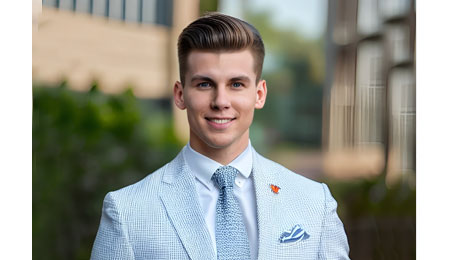
#> input picture person.jpg, 450 x 260 px
$ python detection.py
#> lines starting #> are read from the running program, lines starting #| are printed output that depends on the picture; after the words box and inside, x2 and y2 are one past the last pixel; in counts of white or black regions, pixels touching at a corner belong together
import cv2

face_cascade = cv2.CascadeClassifier(cv2.data.haarcascades + 'haarcascade_frontalface_default.xml') # pylint: disable=no-member
eye_cascade = cv2.CascadeClassifier(cv2.data.haarcascades + 'haarcascade_eye.xml') # pylint: disable=no-member

img = cv2.imread('person.jpg') # pylint: disable=no-member
#> img is the input picture: shape (260, 450, 3); mean B, G, R 140.1, 149.6, 148.4
gray = cv2.cvtColor(img, cv2.COLOR_BGR2GRAY) # pylint: disable=no-member
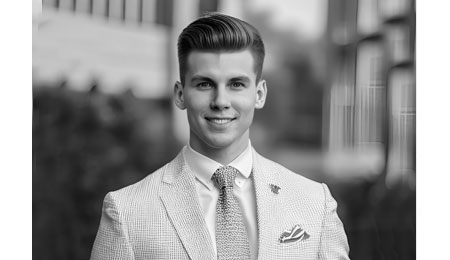
#> gray: shape (260, 450); min 0, max 255, mean 148.2

faces = face_cascade.detectMultiScale(gray, 1.3, 5)
#> faces = [[177, 49, 90, 90]]

for (x, y, w, h) in faces:
    # cv2.rectangle(img, (x, y), (x+w, y+h), (255, 0, 0), 2) # pylint: disable=no-member
    roi_gray = gray[y:y+h, x:x+w]
    roi_color = img[y:y+h, x:x+w]

    eyes = eye_cascade.detectMultiScale(roi_gray)
    for (ex, ey, ew, eh) in eyes:
        cv2.rectangle(roi_color, (ex, ey), (ex+ew, ey+eh), (0, 255, 0), 2) # pylint: disable=no-member
#> this loop made 1 pass
#> (x, y, w, h, eyes) on pass 1: (177, 49, 90, 90, [[46, 22, 25, 25], [17, 24, 22, 22]])
#> pass 1, `roi_gray = gray[y:y+h, x:x+w]`:
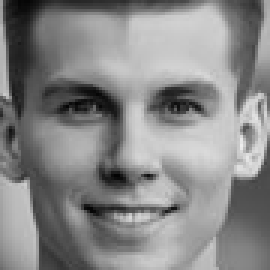
#> roi_gray: shape (90, 90) (shown 3 times larger); min 3, max 238, mean 135.2
#> pass 1, `roi_color = img[y:y+h, x:x+w]`:
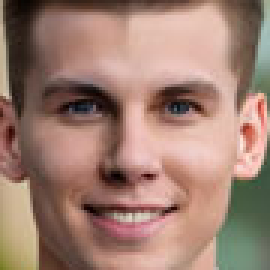
#> roi_color: shape (90, 90, 3) (shown 3 times larger); mean B, G, R 113.5, 127.1, 159.3
#> after the loop:
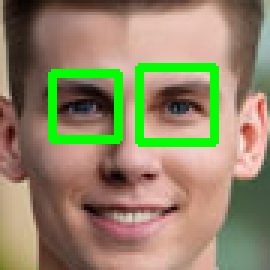
#> roi_color: shape (90, 90, 3) (shown 3 times larger); 6.86% of pixels changed, all inside (x1, y1, x2, y2) = (16, 21, 73, 49)

cv2.imshow('img', img) # pylint: disable=no-member
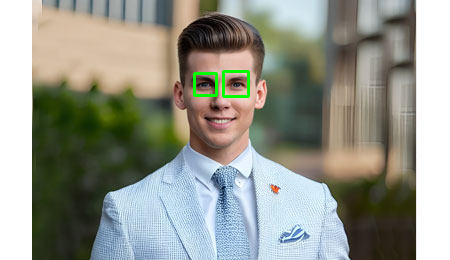
#> window 'img': shape (260, 450, 3); mean B, G, R 139.5, 150.1, 147.5
cv2.waitKey(0) # pylint: disable=no-member
cv2.destroyAllWindows() # pylint: disable=no-member

$ run again, with image.png saved as person.jpg
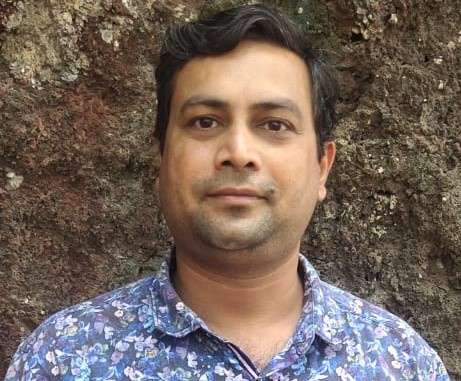
#> input picture image.png, 461 x 381 px
#> img is the input picture: shape (381, 461, 3); mean B, G, R 91.2, 100.3, 115.8
#> faces = [[141, 43, 200, 200]]
#> the loop `for (x, y, w, h) in faces:` made 1 pass
#> (x, y, w, h, eyes) on pass 1: (141, 43, 200, 200, [[42, 57, 44, 44], [107, 58, 49, 49]])
#> after the loop `for (x, y, w, h) in faces:`:
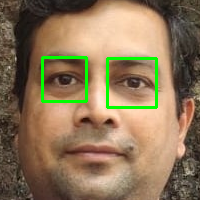
#> roi_color: shape (200, 200, 3); mean B, G, R 87.9, 117.9, 140.3
#> `cv2.imshow('img', img)`:
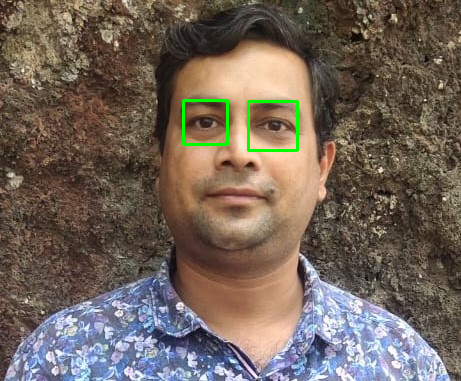
#> window 'img': shape (381, 461, 3); mean B, G, R 90.5, 101, 114.7
